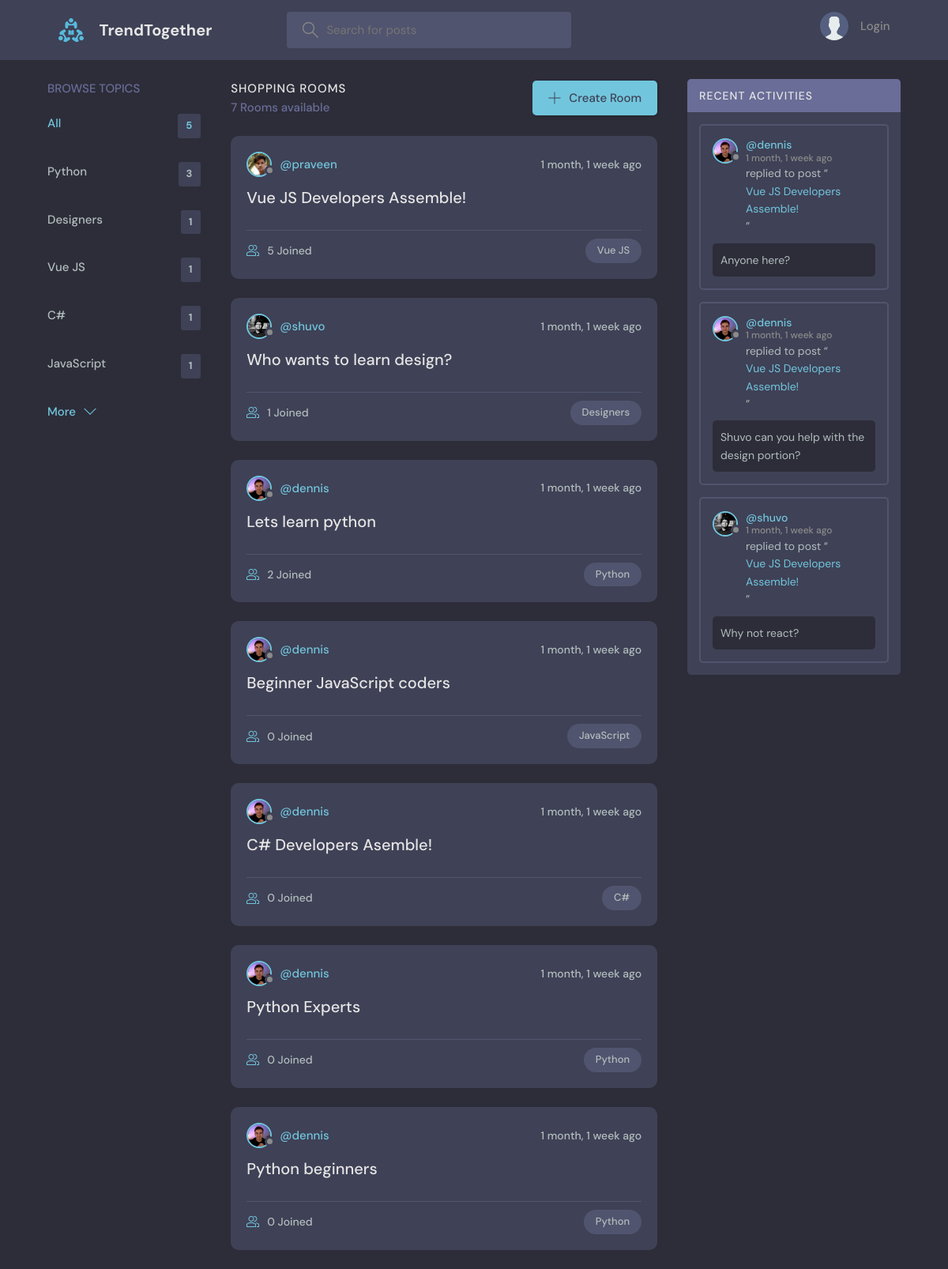
The page / on the database its author committed.
### base/models.py (models this page shows, shortened)
class Topic(models.Model):
    name = models.CharField(max_length=200)

class Room(models.Model):
    host = models.ForeignKey(User, on_delete=models.SET_NULL, null=True)
    topic = models.ForeignKey(Topic, on_delete=models.SET_NULL, null=True)
    name = models.CharField(max_length=200)
    description = models.TextField(null=True, blank=True)
    participants = models.ManyToManyField(
        User, related_name='participants', blank=True)
    updated = models.DateTimeField(auto_now=True)
    created = models.DateTimeField(auto_now_add=True)
    class Meta:
        ordering = ['-updated', '-created']
    def __str__(self):
        return self.name

class User(AbstractUser):
    name = models.CharField(max_length=200, null=True)
    email = models.EmailField(unique=True, null=True)
    bio = models.TextField(null=True)
    avatar = models.ImageField(null=True, default="avatar.svg")
    USERNAME_FIELD = 'email'
    REQUIRED_FIELDS = []

class Message(models.Model):
    user = models.ForeignKey(User, on_delete=models.CASCADE)
    room = models.ForeignKey(Room, on_delete=models.CASCADE)
    body = models.TextField()
    updated = models.DateTimeField(auto_now=True)
    created = models.DateTimeField(auto_now_add=True)
    class Meta:
        ordering = ['-updated', '-created']

### base/views.py (the view)
# urls.py: path('', views.home, name="home"),
def home(request):
    q = request.GET.get('q') if request.GET.get('q') != None else ''
    rooms = Room.objects.filter(
        Q(topic__name__icontains=q) |
        Q(name__icontains=q) |
        Q(description__icontains=q)
    )
    topics = Topic.objects.all()[0:5]
    room_count = rooms.count()
    room_messages = Message.objects.filter(
        Q(room__topic__name__icontains=q))[0:3]
    context = {'rooms': rooms, 'topics': topics,
               'room_count': room_count, 'room_messages': room_messages}
    return render(request, 'base/home.html', context)

### base/templates/base/home.html (shortened to what this page needs)
{% extends 'main.html' %}
{% block content %}
<main class="layout layout--3">
  <div class="container">
    {% include 'base/topics_component.html' %}
    <div class="roomList">
      <div class="roomList__header">
        <div>
          <h2>Shopping Rooms</h2>
          <p>{{room_count}} Rooms available</p>
        </div>
        <a class="btn btn--main" href="{% url 'create-room' %}">
          <svg version="1.1" xmlns="http://www.w3.org/2000/svg" width="32" height="32" viewBox="0 0 32 32">
            <title>add</title>
            <path
              d="M16.943 0.943h-1.885v14.115h-14.115v1.885h14.115v14.115h1.885v-14.115h14.115v-1.885h-14.115v-14.115z">
            </path>
          </svg>
          Create Room
        </a>
      </div>
      {% include 'base/feed_component.html' %}
    </div>
    {% include 'base/activity_component.html' %}
  </div>
</main>
{% endblock %}

### base/templates/base/topics_component.html
<div class="topics">
    <div class="topics__header">
        <h2>Browse Topics</h2>
    </div>
    <ul class="topics__list">
        <li>
            <a href="{% url 'home' %}" class="active">All <span>{{topics.count}}</span></a>
        </li>
        {% for topic in topics %}
        <li>
            <a href="{% url 'home' %}?q={{topic.name}}">{{topic.name}}<span>{{topic.room_set.all.count}}</span></a>
        </li>
        {% endfor %}
    </ul>
    <a class="btn btn--link" href="{% url 'topics' %}">
        More
        <svg version="1.1" xmlns="http://www.w3.org/2000/svg" width="32" height="32" viewBox="0 0 32 32">
            <title>chevron-down</title>
            <path d="M16 21l-13-13h-3l16 16 16-16h-3l-13 13z"></path>
        </svg>
    </a>
</div>

### base/templates/base/feed_component.html (shortened to what this page needs)
{% for room in rooms %}
<div class="roomListRoom">
    <div class="roomListRoom__header">
        <a href="{% url 'user-profile' room.host.id %}" class="roomListRoom__author">
            <div class="avatar avatar--small">
                <img src="{{room.host.avatar.url}}" />
            </div>
            <span>@{{room.host.username}}</span>
        </a>
        <div class="roomListRoom__actions">
            <span>{{room.created|timesince}} ago</span>
        </div>
    </div>
    <div class="roomListRoom__content">
        <a href="{% url 'room' room.id %}">{{room.name}}</a>
    </div>
    <div class="roomListRoom__meta">
        <a href="{% url 'room' room.id %}" class="roomListRoom__joined">
            {{room.participants.all.count}} Joined
        </a>
        <p class="roomListRoom__topic">{{room.topic.name}}</p>
    </div>
</div>
{% endfor %}

### base/templates/base/activity_component.html (shortened to what this page needs)
<div class="activities">
    <div class="activities__header">
        <h2>Recent Activities</h2>
    </div>
    {% for message in room_messages %}
    <div class="activities__box">
        <div class="activities__boxHeader roomListRoom__header">
            <a href="{% url 'user-profile' message.user.id %}" class="roomListRoom__author">
                <div class="avatar avatar--small">
                    <img src="{{message.user.avatar.url}}" />
                </div>
                <p>
                    @{{message.user.username}}
                    <span>{{message.created|timesince}} ago</span>
                </p>
            </a>
        </div>
        <div class="activities__boxContent">
            <p>replied to post “<a href="{% url 'room' message.room.id %}">{{message.room}}</a>”</p>
            <div class="activities__boxRoomContent">{{message.body}}</div>
        </div>
    </div>
    {% endfor %}
</div>

### rows shown on the page
Topic: name "Python", room_set.all.count "3"
Topic: name "Designers", room_set.all.count "1"
Topic: name "Vue JS", room_set.all.count "1"
Topic: name "C#", room_set.all.count "1"
Topic: name "JavaScript", room_set.all.count "1"
Room: host.avatar (picture), host.username "praveen", created "1 month, 1 week", name "Vue JS Developers Assemble!", participants.all.count "5", topic.name "Vue JS"
Room: host.avatar (picture), host.username "shuvo", created "1 month, 1 week", name "Who wants to learn design?", participants.all.count "1", topic.name "Designers"
Room: host.avatar (picture), host.username "dennis", created "1 month, 1 week", name "Lets learn python", participants.all.count "2", topic.name "Python"
Room: host.avatar (picture), host.username "dennis", created "1 month, 1 week", name "Beginner JavaScript coders", participants.all.count "0", topic.name "JavaScript"
Room: host.avatar (picture), host.username "dennis", created "1 month, 1 week", name "C# Developers Asemble!", participants.all.count "0", topic.name "C#"
Room: host.avatar (picture), host.username "dennis", created "1 month, 1 week", name "Python Experts", participants.all.count "0", topic.name "Python"
Room: host.avatar (picture), host.username "dennis", created "1 month, 1 week", name "Python beginners", participants.all.count "0", topic.name "Python"
Message: user.avatar (picture), user.username "dennis", created "1 month, 1 week", room "Vue JS Developers Assemble!", body "Anyone here?"
Message: user.avatar (picture), user.username "dennis", created "1 month, 1 week", room "Vue JS Developers Assemble!", body "Shuvo can you help with the design portion?"
Message: user.avatar (picture), user.username "shuvo", created "1 month, 1 week", room "Vue JS Developers Assemble!", body "Why not react?"

### other values the page prints
{{ topics.count }} "5"
{{ room_count }} "7"
